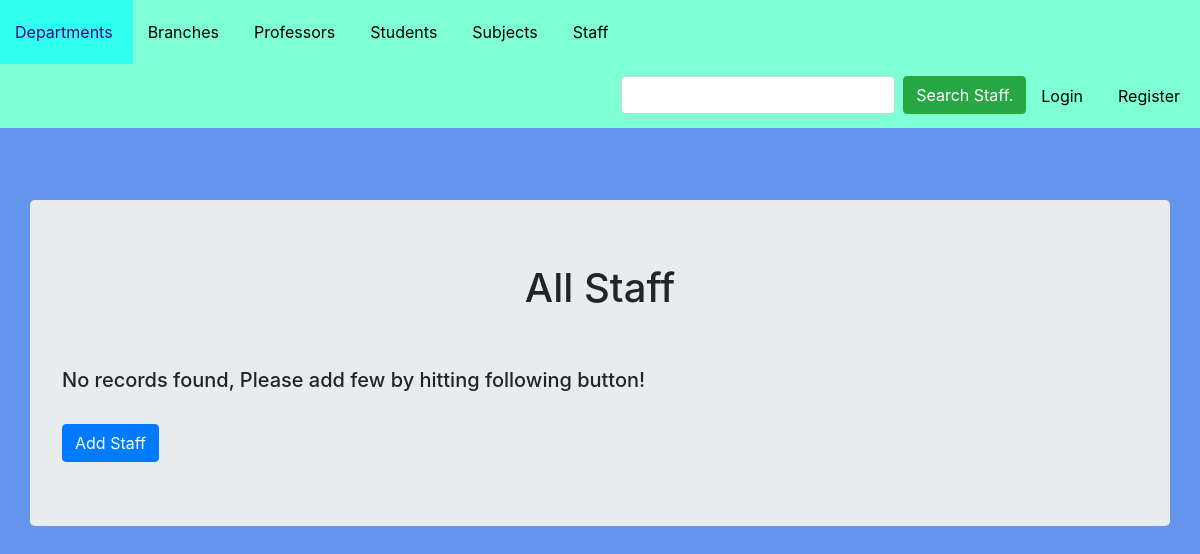
The app's page /staff/retrive/, older data.
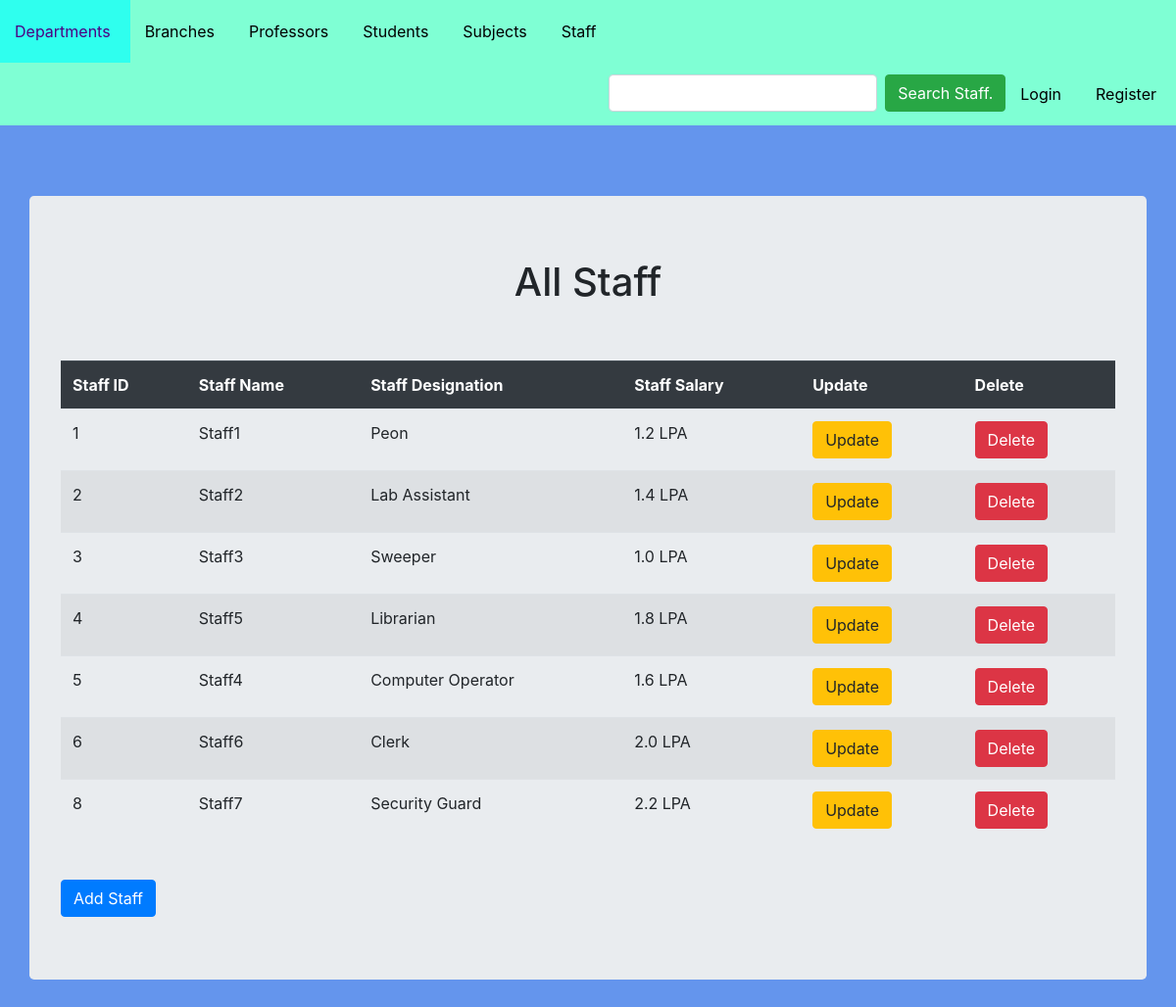
The same page, newer data.
### StaffApp/models.py (models this page shows, shortened)
class Staff(models.Model):
    branch = models.ManyToManyField(Branch)
    name = models.CharField(max_length=32)
    designation = models.CharField(max_length=32,choices=designation_choices)
    salary = models.FloatField()
    ret = ""

### StaffApp/views.py (the view)
# urls.py: path('retrive/',StaffListView.as_view(),name='retrive_staff'),
class StaffListView(ListView):
    model = Staff

### templates/StaffApp/staff_list.html (shortened to what this page needs)
{% extends 'layout.html' %}
{% block search %}
    <div style="padding-top: 2%; margin-right: 20px;" class="form-inline my-2 my-lg-0">
        <form action="{% url 'search_staff' %}" class="form-inline my-2 my-lg-0">
            <input type="text" name="staff_name" class="form-control mr-sm-2" autocomplete="off">
            <input type="submit" value="Search Staff." class="btn btn-success my-2 my-sm-0">
        </form>
    </div>
{% endblock %}
{% block content %}
    <div class="container jumbotron">
    <h1 style="text-align: center;">All Staff</h1>
    <br><br>
        {% if object_list %}
            <table class="table table-striped table-hover">
                <tr class="thead-dark">
                    <th>Staff ID</th>
                    <th>Staff Name</th>
                    <th>Staff Designation</th>
                    <th>Staff Salary</th>
                    <th>Update</th>
                    <th>Delete</th>
                </tr>
                {% for staff in object_list %}
                    <tr>
                        <td>{{staff.id}}</td>
                        <td>{{staff.name}}</td>
                        <td>{{staff.designation}}</td>
                        <td>{{staff.salary}} LPA</td>
                        <td><a href="{% url 'update_staff' staff.id %}"><button class="btn btn-warning">Update</button></a></td>
                        <td><a href="{% url 'delete_staff' staff.id %}"><button class="btn btn-danger">Delete</button></a></td>
                    </tr>
                {% endfor %}
            </table>
            <br>
            <a href="{% url 'create_staff' %}">
                <button class="btn btn-primary">
                    Add Staff
                </button>
            </a>
        {% else %}
            <h5>No records found, Please add few by hitting following button!</h5>
            <br>
            <a href="{% url 'create_staff' %}">
                <button class="btn btn-primary">
                    Add Staff
                </button>
            </a>
        {% endif %}
    </div>
{% endblock %}

### templates/layout.html (shortened to what this page needs)
<!DOCTYPE html>
{% load static %}
<html>
    <head>
        <link rel="stylesheet" href="https://cdn.jsdelivr.net/npm/bootstrap@4.6.0/dist/css/bootstrap.min.css">
        <link href="{% static 'main.css' %}" rel="stylesheet" type="text/css">
    </head>
    <body style="background-color:cornflowerblue;">
        {% block nav %}
            <ul class="my_navbar">
                <li><a href="{% url 'retrive_dept' %}">Departments</a></li>
                <li><a href="{% url 'retrive_branch' %}">Branches</a></li>
                <li><a href="{% url 'retrive_prof' %}">Professors</a></li>
                <li><a href="{% url 'retrive_stud' %}">Students</a></li>
                <li><a href="{% url 'retrive_subj' %}">Subjects</a></li>
                <li><a href="{% url 'retrive_staff' %}">Staff</a></li>
                <span style="float: right;">
                    <span style="float: right;">
                        {% if user.is_authenticated %}
                            <li><a>Hello,{{user.first_name}}</a></li>
                            <li><a href="{% url 'logout_stud' %}">Logout</a></li>
                        {% else %}
                            <li><a href="{% url 'login_stud' %}">Login</a></li>
                            <li><a href="">Register</a></li>
                        {% endif %}
                    </span>
                    {% block search %}
                    {% endblock %}
                </span>
            </ul>
        {% endblock %}
        <br><br><br>
        {% block content %}{% endblock %}
    </body>
</html>

### static/main.css (style rules this page uses)
li { float: left; }
.my_navbar { background: aquamarine; list-style-type: none; margin: 0; padding: 0; overflow: hidden; }
li a { display: block; padding: 20px 20px 20px 15px; text-decoration: none; color: black; }
h1 { text-align: center; }

Row changes from the older to the newer data that the page shows:
added Staff: id "1", name "Staff1", designation "Peon", salary "1.2"
added Staff: id "2", name "Staff2", designation "Lab Assistant", salary "1.4"
added Staff: id "3", name "Staff3", designation "Sweeper", salary "1.0"
added Staff: id "4", name "Staff5", designation "Librarian", salary "1.8"
added Staff: id "5", name "Staff4", designation "Computer Operator", salary "1.6"
added Staff: id "6", name "Staff6", designation "Clerk", salary "2.0"
added Staff: id "8", name "Staff7", designation "Security Guard", salary "2.2"
Text that changed along with them:
text no longer shown: "No records found, Please add few by hitting following button!"
text now shown: "Staff ID Staff Name Staff Designation Staff Salary Update Delete"
